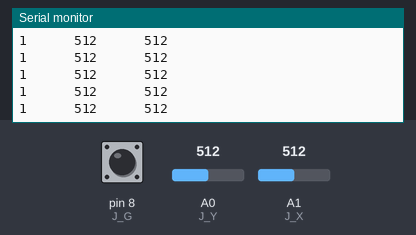
Bench run of a sketch on a simulated Arduino Uno, built with avr-gcc and run on an emulated ATmega328P. Parts: the last lines printed to the serial monitor. The test bench sets the inputs (shaded band); at power-on: A0 (J_Y) = 512, A1 (J_X) = 512, pin 8 (J_G) HIGH.

Above: at 1.2 s.
1.3 s: A0 (J_Y) set to 716
At 1.56 s:
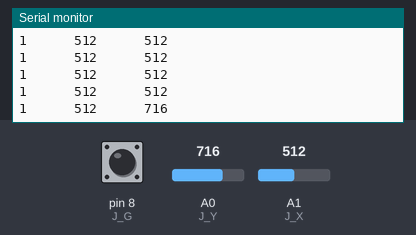
2.8 s: A1 (J_X) set to 716
At 2.97 s:
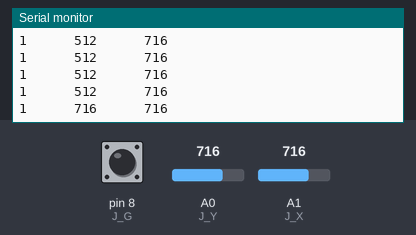
4.3 s: pin 8 (J_G) pulled LOW for 0.15 s
At 4.58 s:
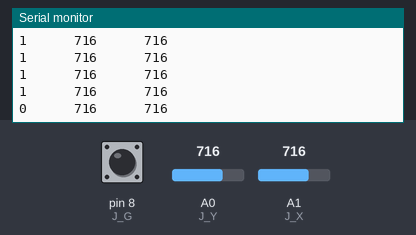
5.9 s: A0 (J_Y) set to 900
At 5.98 s:
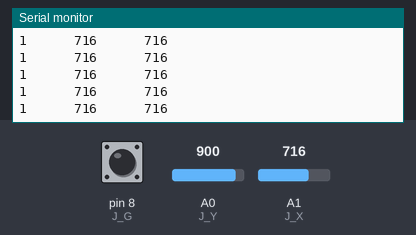
7.4 s: pin 8 (J_G) pulled LOW for 1 s
At 7.59 s:
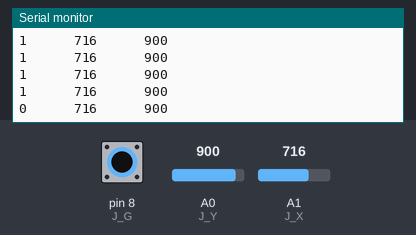
9.9 s: A1 (J_X) set to 900
At 10.0 s:
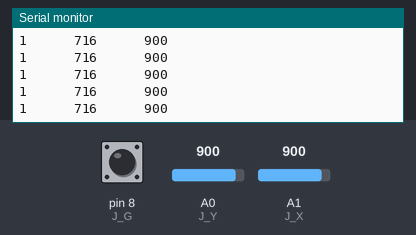
Timing chart, 0 to 12.4 s (numbered marks = the images above; inputs shaded):
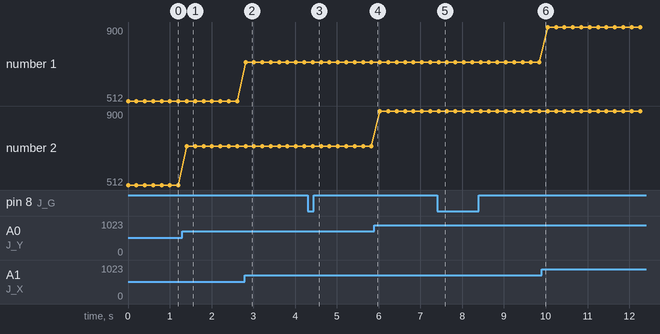

The sketch:

JOY_1.ino
```cpp
#define J_Y  A0
#define J_X  A1
#define J_G  8


int J_G_stanje;
int A_J_Y;
int A_J_X;


void Joy_stanje()
{
J_G_stanje = digitalRead(J_G);
A_J_Y = analogRead(J_Y);
A_J_X = analogRead(J_X);
}

void setup()
{
Serial.begin(9600);
pinMode(J_G, INPUT);
digitalWrite(J_G,HIGH);
}

void loop()
{
Joy_stanje();

  Serial.print(J_G_stanje);
  Serial.print("      ");
  Serial.print(analogRead(J_X));
  Serial.print("      ");
  Serial.println(analogRead(J_Y));


delay(200);
}
```

Measured:
- after the input at 1.3 s, the serial monitor: prints a new line after 0.11 s (image 1)
- after the input at 2.8 s, the serial monitor: prints a new line at once (image 2)
- after the input at 4.3 s, the serial monitor: prints a new line after 0.12 s (image 3)
- after the input at 7.4 s, the serial monitor: prints a new line at once (image 5)
- plotted number 2: 512 → 716 after the input at 1.3 s, 716 → 900 after the input at 5.9 s
